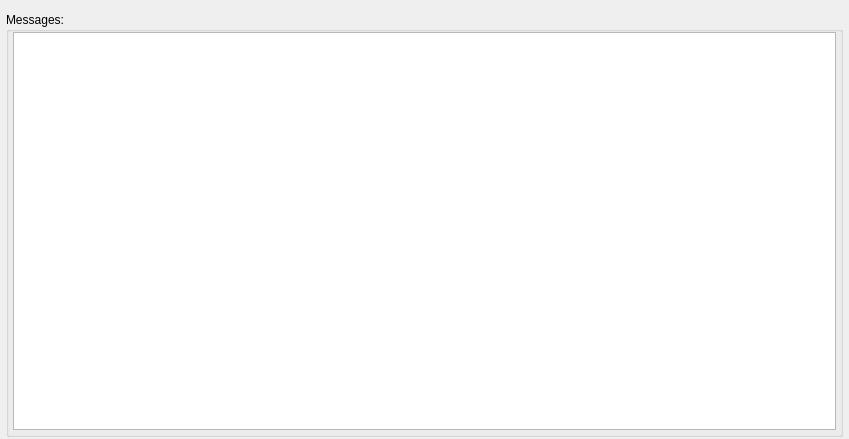
<?xml version="1.0" encoding="UTF-8"?>
<ui version="4.0">
 <class>MessageWindow</class>
 <widget class="QDialog" name="MessageWindow">
  <property name="geometry">
   <rect>
    <x>0</x>
    <y>0</y>
    <width>849</width>
    <height>439</height>
   </rect>
  </property>
  <property name="sizePolicy">
   <sizepolicy hsizetype="Preferred" vsizetype="Preferred">
    <horstretch>0</horstretch>
    <verstretch>0</verstretch>
   </sizepolicy>
  </property>
  <property name="windowTitle">
   <string>Seg3D 2.0 - Message History</string>
  </property>
  <layout class="QVBoxLayout" name="verticalLayout">
   <property name="spacing">
    <number>0</number>
   </property>
   <property name="leftMargin">
    <number>6</number>
   </property>
   <property name="topMargin">
    <number>12</number>
   </property>
   <property name="rightMargin">
    <number>6</number>
   </property>
   <property name="bottomMargin">
    <number>2</number>
   </property>
   <item>
    <widget class="QGroupBox" name="groupBox">
     <property name="title">
      <string>Messages:</string>
     </property>
     <layout class="QHBoxLayout" name="horizontalLayout_3">
      <property name="spacing">
       <number>0</number>
      </property>
      <property name="leftMargin">
       <number>4</number>
      </property>
      <property name="topMargin">
       <number>0</number>
      </property>
      <property name="rightMargin">
       <number>4</number>
      </property>
      <property name="bottomMargin">
       <number>4</number>
      </property>
      <item>
       <widget class="QListWidget" name="history_list_">
        <property name="font">
         <font>
          <weight>50</weight>
          <bold>false</bold>
         </font>
        </property>
        <property name="focusPolicy">
         <enum>Qt::NoFocus</enum>
        </property>
        <property name="contextMenuPolicy">
         <enum>Qt::DefaultContextMenu</enum>
        </property>
        <property name="midLineWidth">
         <number>1</number>
        </property>
        <property name="horizontalScrollBarPolicy">
         <enum>Qt::ScrollBarAlwaysOff</enum>
        </property>
        <property name="editTriggers">
         <set>QAbstractItemView::NoEditTriggers</set>
        </property>
        <property name="showDropIndicator" stdset="0">
         <bool>false</bool>
        </property>
        <property name="alternatingRowColors">
         <bool>true</bool>
        </property>
        <property name="selectionMode">
         <enum>QAbstractItemView::NoSelection</enum>
        </property>
        <property name="horizontalScrollMode">
         <enum>QAbstractItemView::ScrollPerItem</enum>
        </property>
        <property name="sortingEnabled">
         <bool>false</bool>
        </property>
       </widget>
      </item>
     </layout>
    </widget>
   </item>
  </layout>
 </widget>
 <resources/>
 <connections/>
</ui>
